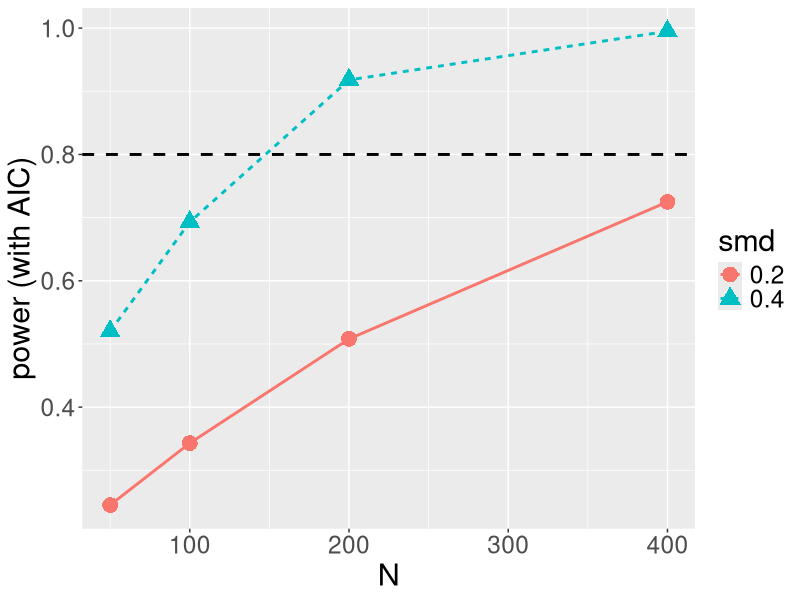

The R source for this figure:
## ---- chunk 1
N = 200
smd = 0.3

niter = 1e4
results = data.frame(iter = 1:niter, 
                     AICnull = NA,
                     AICaltern = NA)

for(i in 1:niter){
   group = rep(0:1, each=N/2)
   scores = 0 + smd * group + rnorm(N, 0, 1)
   df = data.frame(group, scores)
   fitNull = lm(scores ~ 1, data=df)
   fitAltern = lm(scores ~ group, data=df)
   results$AICnull[i] = AIC(fitNull)
   results$AICaltern[i] = AIC(fitAltern)
}

mean(results$AICaltern < results$AICnull)
## ---- chunk 2
# first define a custom function for data generation
simStudy = function(N=NA, smd=NA){
  group = rep(0:1, each=N/2)
   scores = 0 + smd * group + rnorm(N, 0, 1)
   df = data.frame(group, scores)
   fitNull = lm(scores ~ 1, data=df)
   fitAltern = lm(scores ~ group, data=df)
   return(list(AICnull=AIC(fitNull), AICaltern=AIC(fitAltern)))
}

# now run the loop
niter = 1e4
x = replicate(niter, simStudy(N=200, smd=0.3))

# finally extract results and compute power 
AICaltern = unlist(x["AICaltern",])
AICnull = unlist(x["AICnull",])

mean(AICaltern < AICnull)
## ---- chunk 3
# set parameters and initialize results
results = expand.grid(N = c(50,100,200,400), 
                      smd = c(0.2, 0.4),
                      power = NA)

# now run the loop(s)
niter = 1000
for(i in 1:nrow(results)){
  x = replicate(niter, simStudy(results$N[i], results$smd[i]))
  AICaltern = unlist(x["AICaltern",])
  AICnull = unlist(x["AICnull",])
  results$power[i] = mean(AICaltern < AICnull)
}

# plot
library(ggplot2)

results$smd = as.factor(results$smd)

ggplot(results, aes(x=N, y=power, group=smd, color=smd, linetype=smd, shape=smd)) + 
  geom_point(size=5) +
  geom_line(size=1) +
  theme(text=element_text(size=22)) + 
  geom_hline(yintercept=0.8, size=1, linetype=2)+
  ylab("power (with AIC)")
  
## ---- chunk 4
# set parameters and initialize results
niter = 1000
allIters = expand.grid(N = c(50,100,200,400), 
                      smd = c(0.2, 0.4),
                      AICaltern = NA, 
                      AICnull = NA, 
                      success = NA)
allIters = allIters[rep(1:nrow(allIters), each = niter), ]

# now run the loop(s)
x = mapply(simStudy, N=allIters$N, smd=allIters$smd)

# compute results
allIters$AICaltern = unlist(x["AICaltern", ])
allIters$AICnull = unlist(x["AICnull", ])
allIters$success = allIters$AICaltern < allIters$AICnull
results = aggregate(allIters$success, by=list(N=allIters$N, smd=allIters$smd), FUN=mean)

# show results
results
